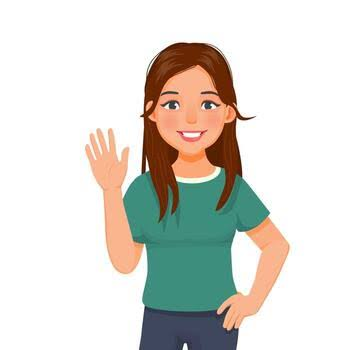
#> input picture Phase 2 (Image Transformations & Manipulation)/images.jpeg, 350 x 350 px, found by its file name
$ python image_Flipping.py
#> lines starting #> are read from the running program, lines starting #| are printed output that depends on the picture
import cv2
image=cv2.imread('D:\Open CV\Phase 2 (Image Transformations & Manipulation)\images.jpeg')  # Load the image from file
#> image is the input picture: shape (350, 350, 3); mean B, G, R 209.7, 216.7, 218.7
if image is None:
    print("Error: Could not read the image.")
else:
    print("Image loaded")

    flipped_horizontal=cv2.flip(image,1)
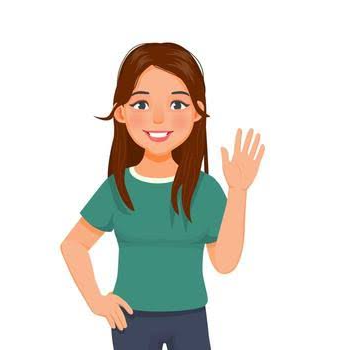
#> flipped_horizontal: shape (350, 350, 3); mean B, G, R 209.7, 216.7, 218.7
    flipped_vertical=cv2.flip(image,0)
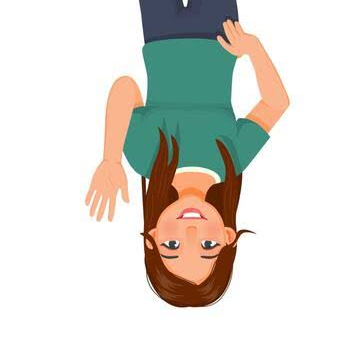
#> flipped_vertical: shape (350, 350, 3); mean B, G, R 209.7, 216.7, 218.7
    flipped_both=cv2.flip(image,-1)
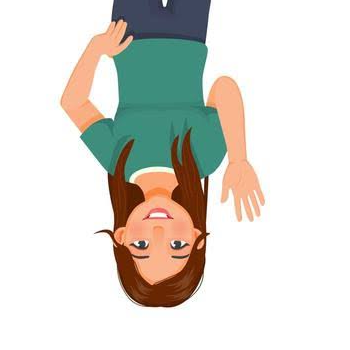
#> flipped_both: shape (350, 350, 3); mean B, G, R 209.7, 216.7, 218.7

    cv2.imshow("Original image:", image)
    cv2.imshow("Flipped Horizontal",flipped_horizontal)
    cv2.imshow("Flipped Vertical",flipped_vertical)
    cv2.imshow("Flipped Both",flipped_both)

    cv2.waitKey(0)
    cv2.destroyAllWindows()
